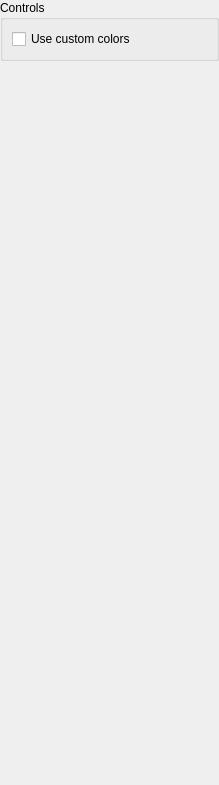
<?xml version="1.0" encoding="UTF-8"?>
<ui version="4.0">
 <class>LightColorDock</class>
 <widget class="QDockWidget" name="LightColorDock">
  <property name="geometry">
   <rect>
    <x>0</x>
    <y>0</y>
    <width>219</width>
    <height>785</height>
   </rect>
  </property>
  <property name="windowTitle">
   <string>Light Properties</string>
  </property>
  <widget class="QWidget" name="dockWidgetContents">
   <layout class="QVBoxLayout" name="verticalLayout">
    <property name="leftMargin">
     <number>0</number>
    </property>
    <property name="topMargin">
     <number>0</number>
    </property>
    <property name="rightMargin">
     <number>0</number>
    </property>
    <property name="bottomMargin">
     <number>0</number>
    </property>
    <item>
     <widget class="QGroupBox" name="gbLightControls">
      <property name="title">
       <string>Controls</string>
      </property>
      <layout class="QHBoxLayout" name="horizontalLayout">
       <item>
        <widget class="QCheckBox" name="chkCustomColors">
         <property name="text">
          <string>Use custom colors</string>
         </property>
        </widget>
       </item>
      </layout>
     </widget>
    </item>
    <item>
     <widget class="LightColorWidget" name="colorWidget" native="true"/>
    </item>
    <item>
     <spacer name="verticalSpacer">
      <property name="orientation">
       <enum>Qt::Vertical</enum>
      </property>
      <property name="sizeHint" stdset="0">
       <size>
        <width>0</width>
        <height>0</height>
       </size>
      </property>
     </spacer>
    </item>
   </layout>
  </widget>
 </widget>
 <customwidgets>
  <customwidget>
   <class>LightColorWidget</class>
   <extends>QWidget</extends>
   <header>LightColorWidget.h</header>
   <container>1</container>
  </customwidget>
 </customwidgets>
 <resources/>
 <connections/>
</ui>
